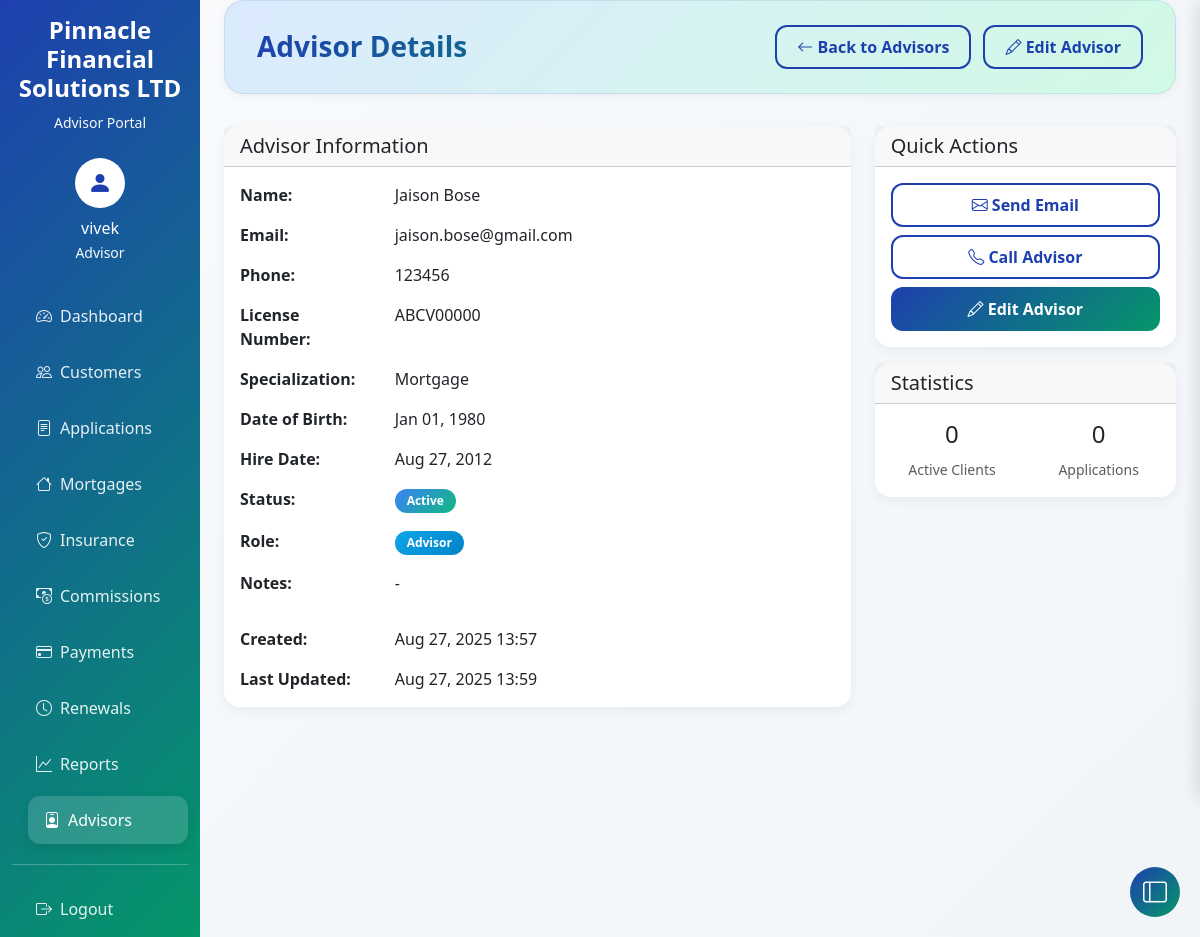
The page /advisor/2/ (signed in) on the database its author committed.
### crm/models.py (models this page shows, shortened)
class Advisor(AbstractUser):
    date_of_birth = models.DateField(null=True, blank=True)
    phone = models.CharField(max_length=20, blank=True)
    license_number = models.CharField(max_length=50, unique=True, null=True, blank=True)
    specialization = models.CharField(
        max_length=100,
        blank=True,
        help_text='e.g., Mortgages, Life Insurance, Property Insurance'
    )
    hire_date = models.DateField(default=timezone.now)
    active = models.BooleanField(default=True)
    created_at = models.DateTimeField(auto_now_add=True)
    updated_at = models.DateTimeField(auto_now=True)
    is_manager = models.BooleanField(default=False)
    notes = models.TextField(blank=True, null=True)
    email = models.EmailField(unique=True, blank=False)
    first_name = models.CharField(max_length=50, blank=False)
    last_name = models.CharField(max_length=50, blank=False)
    class Meta:
        indexes = [
            models.Index(fields=['email'], name='idx_advisor_email'),
            models.Index(fields=['license_number'], name='idx_advisor_license'),
            models.Index(fields=['active'], name='idx_advisor_active'),
        ]
        db_table = 'advisor'

### crm/views.py (the view)
# urls.py: path('advisor/<int:pk>/', views.AdvisorDetailView.as_view(), name='advisor_detail'),
class AdvisorDetailView(LoginRequiredMixin, DetailView):
    model = User  # Use User instead of Advisor
    template_name = 'crm/advisor_detail.html'
    context_object_name = 'advisor'

### templates/crm/advisor_detail.html (shortened to what this page needs)
{% extends 'crm/base.html' %}
{% block page_title %}Advisor Details{% endblock %}
{% block page_actions %}
<a href="{% url 'advisor_list' %}" class="btn btn-outline-primary">
    <i class="bi bi-arrow-left"></i> Back to Advisors
</a>
<a href="{% url 'advisor_update' advisor.pk %}" class="btn btn-outline-primary">
    <i class="bi bi-pencil"></i> Edit Advisor
</a>
{% endblock %}
{% block content %}
<div class="row">
    <div class="col-md-8">
        <div class="card">
            <div class="card-header">
                <h5 class="card-title mb-0">Advisor Information</h5>
            </div>
            <div class="card-body">
                <div class="row mb-3">
                    <div class="col-sm-3">
                        <strong>Name:</strong>
                    </div>
                    <div class="col-sm-9">
                        {{ advisor.first_name }} {{ advisor.last_name }}
                    </div>
                </div>
                <div class="row mb-3">
                    <div class="col-sm-3">
                        <strong>Email:</strong>
                    </div>
                    <div class="col-sm-9">
                        {{ advisor.email }}
                    </div>
                </div>
                <div class="row mb-3">
                    <div class="col-sm-3">
                        <strong>Phone:</strong>
                    </div>
                    <div class="col-sm-9">
                        {{ advisor.phone|default:"-" }}
                    </div>
                </div>
                <div class="row mb-3">
                    <div class="col-sm-3">
                        <strong>License Number:</strong>
                    </div>
                    <div class="col-sm-9">
                        {{ advisor.license_number|default:"-" }}
                    </div>
                </div>
                <div class="row mb-3">
                    <div class="col-sm-3">
                        <strong>Specialization:</strong>
                    </div>
                    <div class="col-sm-9">
                        {{ advisor.specialization|default:"-" }}
                    </div>
                </div>
                <div class="row mb-3">
                    <div class="col-sm-3">
                        <strong>Date of Birth:</strong>
                    </div>
                    <div class="col-sm-9">
                        {{ advisor.date_of_birth|date:"M d, Y"|default:"-" }}
                    </div>
                </div>
                <div class="row mb-3">
                    <div class="col-sm-3">
                        <strong>Hire Date:</strong>
                    </div>
                    <div class="col-sm-9">
                        {{ advisor.hire_date|date:"M d, Y" }}
                    </div>
                </div>
                <div class="row mb-3">
                    <div class="col-sm-3">
                        <strong>Status:</strong>
                    </div>
                    <div class="col-sm-9">
                        <span class="badge {% if advisor.active %}bg-success{% else %}bg-danger{% endif %}">
                            {% if advisor.active %}Active{% else %}Inactive{% endif %}
                        </span>
                    </div>
                </div>
                <div class="row mb-3">
                    <div class="col-sm-3">
                        <strong>Role:</strong>
                    </div>
                    <div class="col-sm-9">
                        <span class="badge {% if advisor.is_manager %}bg-warning{% else %}bg-info{% endif %}">
                            {% if advisor.is_manager %}Manager{% else %}Advisor{% endif %}
                        </span>
                    </div>
                </div>
                <div class="row mb-3">
                    <div class="col-sm-3">
                        <strong>Notes:</strong>
                    </div>
                    <div class="col-sm-9">
                        {{ advisor.notes|default:"-"|linebreaks }}
                    </div>
                </div>
                <div class="row mb-3">
                    <div class="col-sm-3">
                        <strong>Created:</strong>
                    </div>
                    <div class="col-sm-9">
                        {{ advisor.created_at|date:"M d, Y H:i" }}
                    </div>
                </div>
                <div class="row">
                    <div class="col-sm-3">
                        <strong>Last Updated:</strong>
                    </div>
                    <div class="col-sm-9">
                        {{ advisor.updated_at|date:"M d, Y H:i" }}
                    </div>
                </div>
            </div>
        </div>
    </div>
    <div class="col-md-4">
        <div class="card">
            <div class="card-header">
                <h5 class="card-title mb-0">Quick Actions</h5>
            </div>
            <div class="card-body">
                <div class="d-grid gap-2">
                    <a href="mailto:{{ advisor.email }}" class="btn btn-outline-primary">
                        <i class="bi bi-envelope"></i> Send Email
                    </a>
                    <a href="tel:{{ advisor.phone }}" class="btn btn-outline-primary">
                        <i class="bi bi-telephone"></i> Call Advisor
                    </a>
                    <a href="{% url 'advisor_update' advisor.pk %}" class="btn btn-primary">
                        <i class="bi bi-pencil"></i> Edit Advisor
                    </a>
                </div>
            </div>
        </div>
        <div class="card mt-3">
            <div class="card-header">
                <h5 class="card-title mb-0">Statistics</h5>
            </div>
            <div class="card-body">
                <div class="row text-center">
                    <div class="col-6">
                        <h4>0</h4>
                        <small class="text-muted">Active Clients</small>
                    </div>
                    <div class="col-6">
                        <h4>0</h4>
                        <small class="text-muted">Applications</small>
                    </div>
                </div>
            </div>
        </div>
    </div>
</div>
{% endblock %}

### templates/crm/base.html (shortened to what this page needs)
<!DOCTYPE html>
<html lang="en">
<head>
    <link href="https://cdn.jsdelivr.net/npm/bootstrap@5.3.2/dist/css/bootstrap.min.css" rel="stylesheet">
    <link rel="stylesheet" href="https://cdn.jsdelivr.net/npm/bootstrap-icons@1.11.2/font/bootstrap-icons.min.css">
</head>
<body>
    <div class="container-fluid">
        <div class="row">
            {% if user.is_authenticated %}
            <nav class="col-md-3 col-lg-2 d-md-block sidebar collapse">
                <div class="position-sticky pt-3">
                    <div class="text-center mb-4">
                        <h4 class="text-white fw-bold">Pinnacle Financial Solutions LTD</h4>
                        <small class="text-light">Advisor Portal</small>
                    </div>
                    {% if user.is_authenticated %}
                    <div class="text-center mb-4">
                        <div class="bg-white rounded-circle d-inline-flex align-items-center justify-content-center"
                            style="width: 50px; height: 50px;">
                            <i class="bi bi-person-fill text-primary fs-4"></i>
                        </div>
                        <p class="text-white mt-2 mb-0">
                            {% if user.first_name or user.last_name %}
                            {{ user.first_name|title }} {{ user.last_name|title }}
                            {% else %}
                            {{ user.username }}
                            {% endif %}
                        </p>
                        <small class="text-light">{{ user.specialization|default:"Advisor" }}</small>
                    </div>
                    {% endif %}
                    <ul class="nav flex-column">
                        <li class="nav-item">
                            <a class="nav-link {% if request.resolver_match.url_name == 'dashboard' %}active{% endif %}"
                                href="{% url 'dashboard' %}">
                                <i class="bi bi-speedometer2 me-2"></i>Dashboard
                            </a>
                        </li>
                        <li class="nav-item">
                            <a class="nav-link {% if 'customer' in request.resolver_match.url_name %}active{% endif %}"
                                href="{% url 'customer_list' %}">
                                <i class="bi bi-people me-2"></i>Customers
                            </a>
                        </li>
                        <li class="nav-item">
                            <a class="nav-link {% if 'application' in request.resolver_match.url_name %}active{% endif %}"
                                href="{% url 'application_list' %}">
                                <i class="bi bi-file-text me-2"></i>Applications
                            </a>
                        </li>
                        <li class="nav-item">
                            <a class="nav-link {% if 'mortgage' in request.resolver_match.url_name %}active{% endif %}"
                                href="{% url 'mortgage_list' %}">
                                <i class="bi bi-house me-2"></i>Mortgages
                            </a>
                        </li>
                        <li class="nav-item">
                            <a class="nav-link {% if 'insurance' in request.resolver_match.url_name %}active{% endif %}"
                                href="{% url 'insurance_list' %}">
                                <i class="bi bi-shield-check me-2"></i>Insurance
                            </a>
                        </li>
                        <li class="nav-item">
                            <a class="nav-link commission-panel-toggle {% if 'commission' in request.resolver_match.url_name %}active{% endif %}"
                               data-panel="commission">
                                <i class="bi bi-cash-coin me-2"></i>Commissions
                            </a>
                        </li>
                        {% if user.is_manager %}
                        <li class="nav-item">
                            <a class="nav-link payment-panel-toggle {% if 'payment' in request.resolver_match.url_name %}active{% endif %}"
                               data-panel="payment">
                                <i class="bi bi-credit-card me-2"></i>Payments
                            </a>
                        </li>
                        {% endif %}
                        <li class="nav-item">
                            <a class="nav-link {% if request.resolver_match.url_name == 'renewal_alerts' %}active{% endif %}"
                                href="{% url 'renewal_alerts' %}">
                                <i class="bi bi-clock me-2"></i>Renewals
                            </a>
                        </li>
                        <li class="nav-item">
                            <a class="nav-link {% if request.resolver_match.url_name == 'reports' %}active{% endif %}"
                                href="{% url 'reports' %}">
                                <i class="bi bi-graph-up me-2"></i>Reports
                            </a>
                        </li>
                        {% if user.is_manager %}
                        <li class="nav-item">
                            <a class="nav-link {% if 'advisor' in request.resolver_match.url_name %}active{% endif %}"
                                href="{% url 'advisor_list' %}">
                                <i class="bi bi-person-badge me-2"></i>Advisors
                            </a>
                        </li>
                        {% endif %}
                        <hr class="text-light">
                        <li class="nav-item">
                            <form method="post" action="{% url 'logout' %}" class="d-inline">
                                <button type="submit" class="nav-link border-0 bg-transparent text-start w-100">
                                    <i class="bi bi-box-arrow-right me-2"></i>Logout
                                </button>
                            </form>
                        </li>
                    </ul>
                </div>
            </nav>
            {% endif %}
            <main
                class="{% if user.is_authenticated %}col-md-9 ms-sm-auto col-lg-10 px-md-4 main-content{% else %}col-12 public-content{% endif %}">
                {% if user.is_authenticated %}
                <div class="page-header-section">
                    <div class="page-header-content">
                        <h1 class="page-title-main">{% block page_title %}Dashboard{% endblock %}</h1>
                        <div class="page-actions">
                            {% block page_actions %}
                                {% load custom_filters %}
                            {% endblock %}
                        </div>
                    </div>
                </div>
                {% endif %}
                {% block content %}{% endblock %}
            </main>
        </div>
    </div>
    <button class="btn btn-primary toggle-panel-btn" id="togglePanelBtn">
        <i class="bi bi-layout-sidebar"></i>
    </button>
</body>
</html>

### rows shown on the page
Advisor: username "vivek", specialization "Advisor"
Advisor: first_name "Jaison", last_name "Bose", email "jaison.bose@gmail.com", phone "123456", license_number "ABCV00000", specialization "Mortgage", date_of_birth "Jan 01, 1980", hire_date "Aug 27, 2012", notes "-", created_at "Aug 27, 2025 13:57", updated_at "Aug 27, 2025 13:59"
